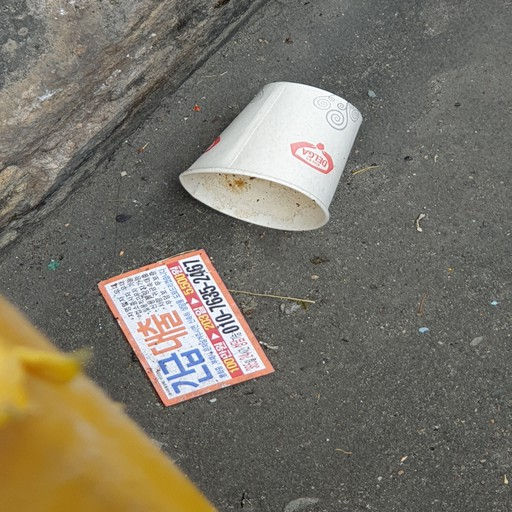
#> input picture Neighborhood-Attention-Transformer/segmentation/artifacts/val:v0/media/images/006df8f3eb4271318aae.png, 512 x 512 px, given as the content of the folder /opt/ml/input/data/copy_paste/annotations, which was not available
$ python copy_paste.py
#> lines starting #> are read from the running program, lines starting #| are printed output that depends on the picture; pictures that were not available may be replaced by others from this repository, and a replacement may not be noted
"""
Unofficial implementation of Copy-Paste for semantic segmentation
"""

from PIL import Image
import imgviz
import cv2
import argparse
import os
import numpy as np
import tqdm


def save_colored_mask(mask, save_path):
    lbl_pil = Image.fromarray(mask.astype(np.uint8), mode="P")
    colormap = imgviz.label_colormap()
    lbl_pil.putpalette(colormap.flatten())
    lbl_pil.save(save_path)


def random_flip_horizontal(mask, img, p=0.5):
    if np.random.random() < p:
        img = img[:, ::-1, :]
        mask = mask[:, ::-1]
    return mask, img


def img_add(img_src, img_main, mask_src):
    if len(img_main.shape) == 3:
        h, w, c = img_main.shape
    elif len(img_main.shape) == 2:
        h, w = img_main.shape
    mask = np.asarray(mask_src, dtype=np.uint8)
    sub_img01 = cv2.add(img_src, np.zeros(np.shape(img_src), dtype=np.uint8), mask=mask)
    mask_02 = cv2.resize(mask, (w, h), interpolation=cv2.INTER_NEAREST)
    mask_02 = np.asarray(mask_02, dtype=np.uint8)
    sub_img02 = cv2.add(img_main, np.zeros(np.shape(img_main), dtype=np.uint8),
                        mask=mask_02)
    img_main = img_main - sub_img02 + cv2.resize(sub_img01, (img_main.shape[1], img_main.shape[0]),
                                                 interpolation=cv2.INTER_NEAREST)
    return img_main


def rescale_src(mask_src, img_src, h, w):
    if len(mask_src.shape) == 3:
        h_src, w_src, c = mask_src.shape
    elif len(mask_src.shape) == 2:
        h_src, w_src = mask_src.shape
    max_reshape_ratio = min(h / h_src, w / w_src)
    rescale_ratio = np.random.uniform(0.2, max_reshape_ratio)

    # reshape src img and mask
    rescale_h, rescale_w = int(h_src * rescale_ratio), int(w_src * rescale_ratio)
    mask_src = cv2.resize(mask_src, (rescale_w, rescale_h),
                          interpolation=cv2.INTER_NEAREST)
    # mask_src = mask_src.resize((rescale_w, rescale_h), Image.NEAREST)
    img_src = cv2.resize(img_src, (rescale_w, rescale_h),
                         interpolation=cv2.INTER_LINEAR)

    # set paste coord
    py = int(np.random.random() * (h - rescale_h))
    px = int(np.random.random() * (w - rescale_w))

    # paste src img and mask to a zeros background
    img_pad = np.zeros((h, w, 3), dtype=np.uint8)
    mask_pad = np.zeros((h, w), dtype=np.uint8)
    img_pad[py:int(py + h_src * rescale_ratio), px:int(px + w_src * rescale_ratio), :] = img_src
    mask_pad[py:int(py + h_src * rescale_ratio), px:int(px + w_src * rescale_ratio)] = mask_src

    return mask_pad, img_pad


def Large_Scale_Jittering(mask, img, min_scale=0.1, max_scale=2.0):
    rescale_ratio = np.random.uniform(min_scale, max_scale)
    h, w, _ = img.shape

    # rescale
    h_new, w_new = int(h * rescale_ratio), int(w * rescale_ratio)
    img = cv2.resize(img, (w_new, h_new), interpolation=cv2.INTER_LINEAR)
    mask = cv2.resize(mask, (w_new, h_new), interpolation=cv2.INTER_NEAREST)
    # mask = mask.resize((w_new, h_new), Image.NEAREST)

    # crop or padding
    x, y = int(np.random.uniform(0, abs(w_new - w))), int(np.random.uniform(0, abs(h_new - h)))
    if rescale_ratio <= 1.0:  # padding
        img_pad = np.ones((h, w, 3), dtype=np.uint8) * 168
        mask_pad = np.zeros((h, w), dtype=np.uint8)
        img_pad[y:y+h_new, x:x+w_new, :] = img
        mask_pad[y:y+h_new, x:x+w_new] = mask
        return mask_pad, img_pad
    else:  # crop
        img_crop = img[y:y+h, x:x+w, :]
        mask_crop = mask[y:y+h, x:x+w]
        return mask_crop, img_crop


def copy_paste(mask_src, img_src, mask_main, img_main):
    mask_src, img_src = random_flip_horizontal(mask_src, img_src)
    mask_main, img_main = random_flip_horizontal(mask_main, img_main)

    # LSJ， Large_Scale_Jittering
    if args.lsj:
        mask_src, img_src = Large_Scale_Jittering(mask_src, img_src)
        mask_main, img_main = Large_Scale_Jittering(mask_main, img_main)
    else:
        # rescale mask_src/img_src to less than mask_main/img_main's size
        h, w, _ = img_main.shape
        mask_src, img_src = rescale_src(mask_src, img_src, h, w)

    img = img_add(img_src, img_main, mask_src)
    mask = img_add(mask_src, mask_main, mask_src)

    return mask, img


def main(args):
    # input path
    segclass = os.path.join(args.input_dir, 'annotations')
    JPEGs = os.path.join(args.input_dir, 'images')

    # create output path
    os.makedirs(args.output_dir, exist_ok=True)
    os.makedirs(os.path.join(args.output_dir, 'annotations'), exist_ok=True)
    os.makedirs(os.path.join(args.output_dir, 'images'), exist_ok=True)

    masks_path = os.listdir(segclass)
    tbar = tqdm.tqdm(masks_path, total=len(masks_path))
    for mask_path in tbar:
        # get source mask and img
        mask_src = np.asarray(Image.open(os.path.join(segclass, mask_path)), dtype=np.uint8)
#> mask_src is the input picture: shape (512, 512, 3); mean R, G, B 119.6, 114.9, 102.9
        img_src = cv2.imread(os.path.join(JPEGs, mask_path.replace('.png', '.jpg')))

        # random choice main mask/img
        mask_main_path = np.random.choice(masks_path)
        mask_main = np.asarray(Image.open(os.path.join(segclass, mask_main_path)), dtype=np.uint8)
        img_main = cv2.imread(os.path.join(JPEGs, mask_main_path.replace('.png', '.jpg')))

        # Copy-Paste data augmentation
        mask, img = copy_paste(mask_src, img_src, mask_main, img_main)
#> in Large_Scale_Jittering, `mask = cv2.resize(mask, (w_new, h_new), interpolation=cv2.INTER_NEAREST)`:
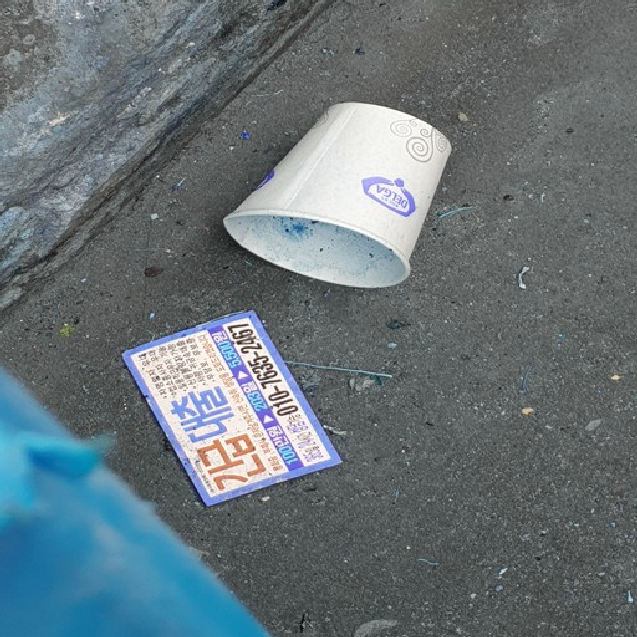
#> mask: shape (637, 637, 3); mean of channels 0, 1, 2 119.7, 114.9, 102.9; drawn as B, G, R
#> in Large_Scale_Jittering, `img_crop = img[y:y+h, x:x+w, :]`:
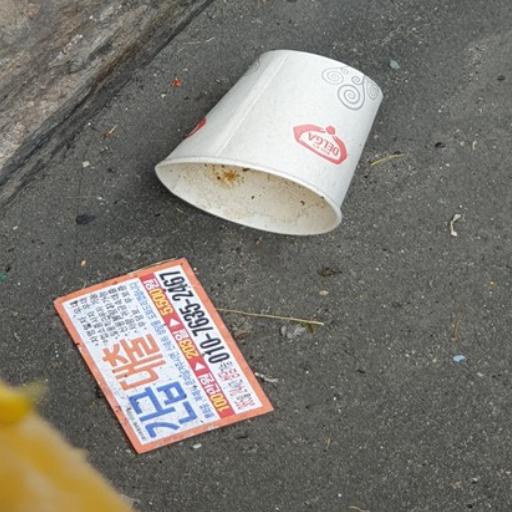
#> img_crop: shape (512, 512, 3); mean of channels 0, 1, 2 111.7, 118.7, 121.7; drawn as B, G, R
#> in Large_Scale_Jittering, `mask_crop = mask[y:y+h, x:x+w]`:
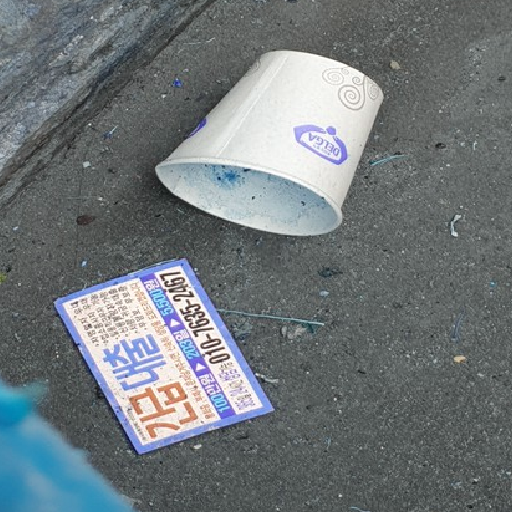
#> mask_crop: shape (512, 512, 3); mean of channels 0, 1, 2 121.9, 118.8, 111.8; drawn as B, G, R
#> call 2 of Large_Scale_Jittering, with min_scale = 0.1, max_scale = 2
#> in Large_Scale_Jittering (call 2), `img_crop = img[y:y+h, x:x+w, :]`:
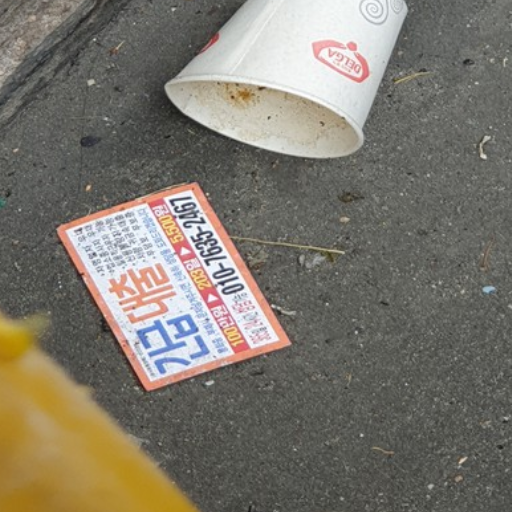
#> img_crop: shape (512, 512, 3); mean of channels 0, 1, 2 108.4, 118.8, 123.8; drawn as B, G, R
#> in Large_Scale_Jittering (call 2), `mask_crop = mask[y:y+h, x:x+w]`:
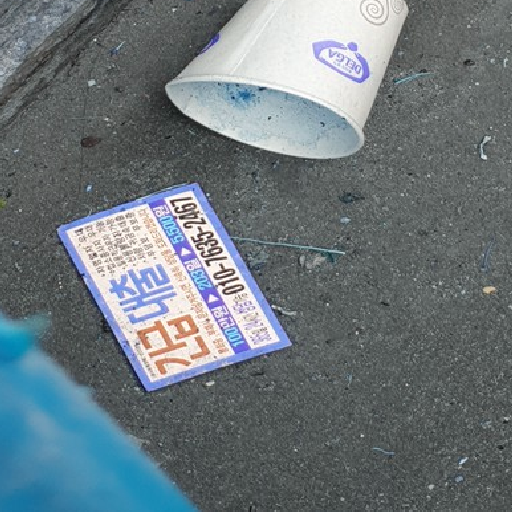
#> mask_crop: shape (512, 512, 3); mean of channels 0, 1, 2 124, 119, 108.6; drawn as B, G, R

        mask_filename = "copy_paste_" + mask_path
        img_filename = mask_filename.replace('.png', '.jpg')
        save_colored_mask(mask, os.path.join(args.output_dir, 'annotations', mask_filename))
        cv2.imwrite(os.path.join(args.output_dir, 'images', img_filename), img)


def get_args():
    parser = argparse.ArgumentParser()
    parser.add_argument("--input_dir", default="/opt/ml/input/data/copy_paste", type=str,
                        help="input annotated directory")
    parser.add_argument("--output_dir", default="/opt/ml/input/copy_paste", type=str,
                        help="output dataset directory")
    parser.add_argument("--lsj", default=True, type=bool, help="if use Large Scale Jittering")
    return parser.parse_args()


if __name__ == '__main__':
    args = get_args()
#> (the run stopped early here; a loop or call above may not have finished)

$ run again, on Neighborhood-Attention-Transformer/segmentation/artifacts/val:v0/media/images/12514f5b71c1bfe96f28.png
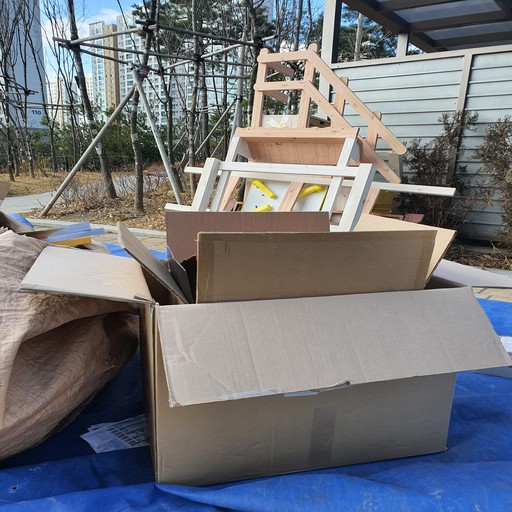
#> input picture Neighborhood-Attention-Transformer/segmentation/artifacts/val:v0/media/images/12514f5b71c1bfe96f28.png, 512 x 512 px, given as the content of the folder /opt/ml/input/data/copy_paste/annotations, which was not available
#> in main, mask_src is the input picture: shape (512, 512, 3); mean R, G, B 113.4, 115.2, 120.5
#> img: shape (679, 679, 3)
#> mask: shape (679, 679, 3)
#> in Large_Scale_Jittering (call 2), `img_crop = img[y:y+h, x:x+w, :]`:
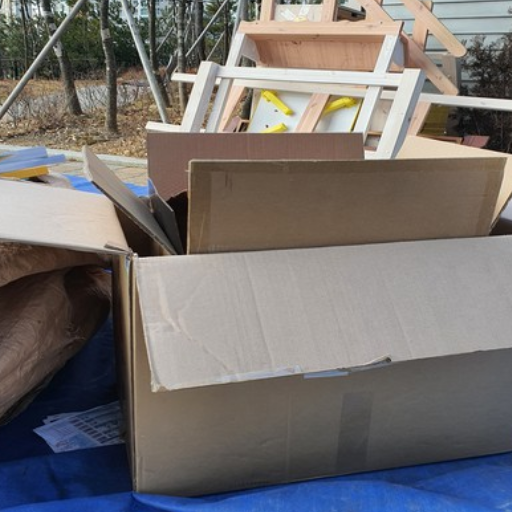
#> img_crop: shape (512, 512, 3); mean of channels 0, 1, 2 111.6, 112.7, 116.9; drawn as B, G, R
#> in Large_Scale_Jittering (call 2), `mask_crop = mask[y:y+h, x:x+w]`:
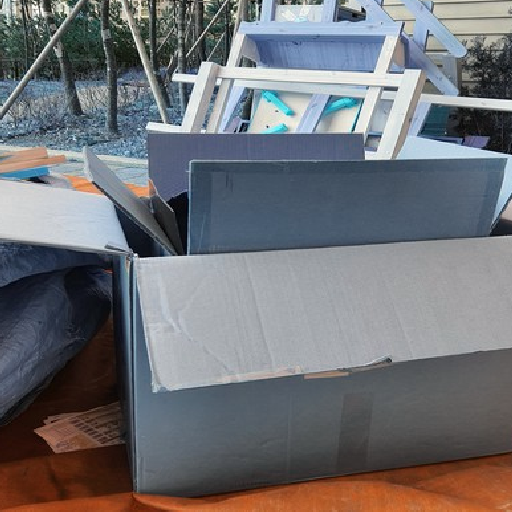
#> mask_crop: shape (512, 512, 3); mean of channels 0, 1, 2 117.1, 112.8, 111.7; drawn as B, G, R

$ run again, on Neighborhood-Attention-Transformer/segmentation/artifacts/val:v0/media/images/1721ba07e9e4a8f5c5f1.png
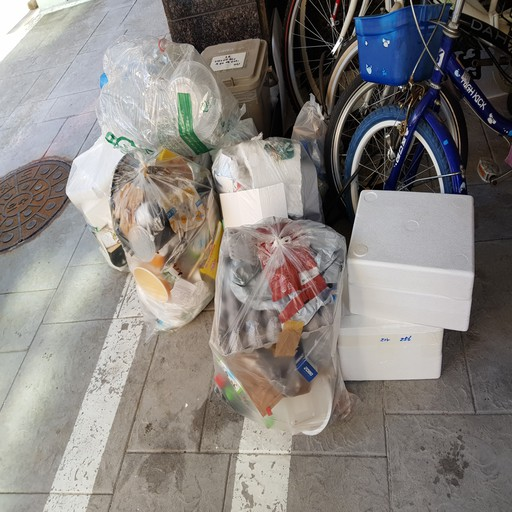
#> input picture Neighborhood-Attention-Transformer/segmentation/artifacts/val:v0/media/images/1721ba07e9e4a8f5c5f1.png, 512 x 512 px, given as the content of the folder /opt/ml/input/data/copy_paste/annotations, which was not available
#> in main, mask_src is the input picture: shape (512, 512, 3); mean R, G, B 134.3, 129.7, 126.3
#> img: shape (679, 679, 3)
#> mask: shape (679, 679, 3)
#> in Large_Scale_Jittering (call 2), `img_crop = img[y:y+h, x:x+w, :]`:
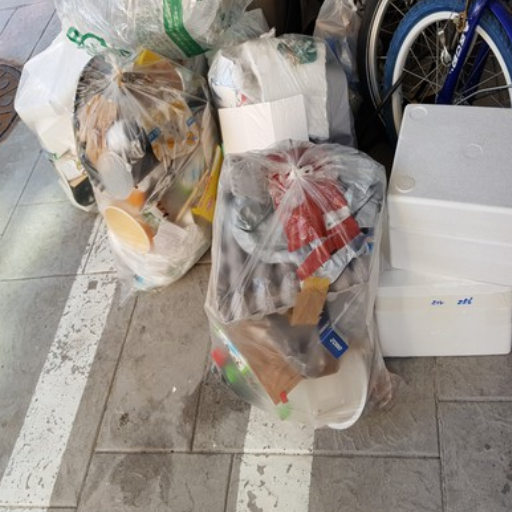
#> img_crop: shape (512, 512, 3); mean of channels 0, 1, 2 136.1, 142.9, 150.3; drawn as B, G, R
#> in Large_Scale_Jittering (call 2), `mask_crop = mask[y:y+h, x:x+w]`:
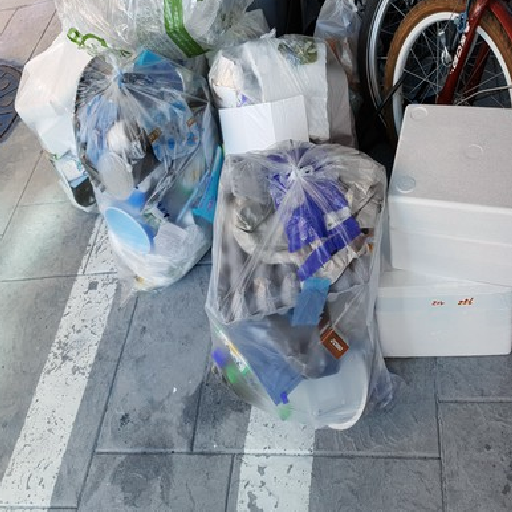
#> mask_crop: shape (512, 512, 3); mean of channels 0, 1, 2 150.4, 143, 136.2; drawn as B, G, R
